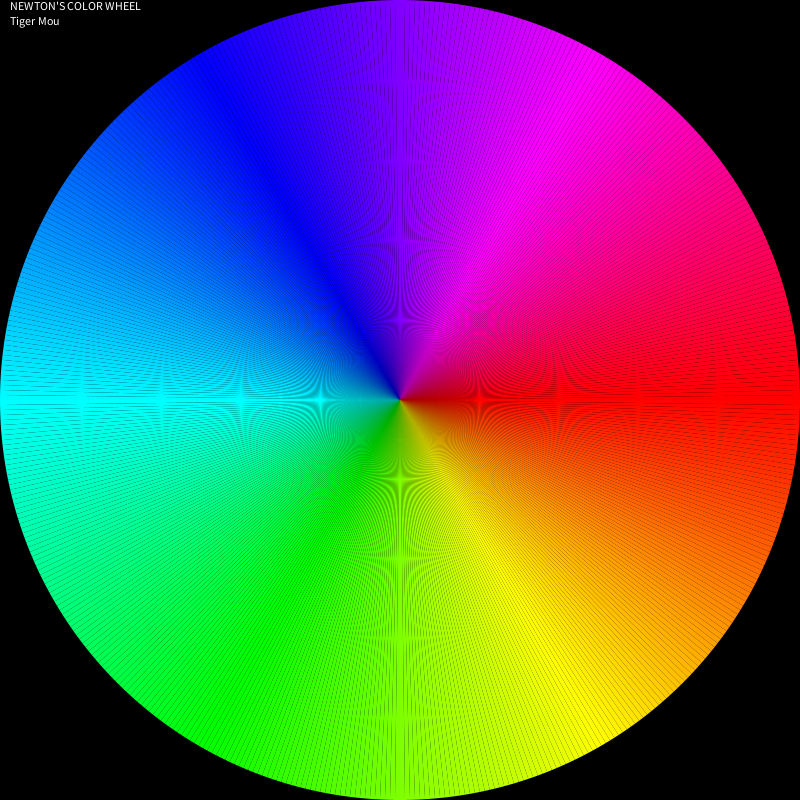
Frame 1 (no input)
Frame 60 (the mouse pressed at the canvas centre just before this capture): identical to frame 1, image omitted
Frame 120 (the mouse held since frame 60 and released just before this capture): identical to frame 1, image omitted

The Processing sketch that drew this single still picture (run headless with seeded random() and noise(); from frame 60 on, the mouse is pressed at the canvas centre):

// Processing sketch: TigerMou_ColorWheel
// ── TigerMou_ColorWheel.pde
/* * *
 * Tiger Mou
 * 3/17/2016
 * Dr. DeGennaro
 * THis program draws a color wheel and spins it. Use the keys 1 and 2 to change the spin speed
 * * */
float spinSpeed = 0;
float currAngle = 0;
float numSections = 500;
void setup(){
  size(800, 800);
  background(0);
  
}

void draw(){
  pushMatrix();
  background(0);
  translate(width/2.0, height/2.0);
  rotate(currAngle);
  currAngle+=spinSpeed;
  noStroke();
  colorMode(RGB);
  
  //for(int pieChunk = 1; pieChunk <= numSections; pieChunk++){
  //    fill(((float)pieChunk/numSections) * 255.0, 255, 255);
  //    if(pieChunk == 1) fill(125,255,0);
  //    if(pieChunk == 2) fill(0,255,0);
  //    if(pieChunk == 3) fill(0,255,125);
  //    if(pieChunk == 4) fill(0,255,255);
  //    if(pieChunk == 5) fill(0,125,255);
  //    if(pieChunk == 6) fill(0,0,255);
  //    if(pieChunk == 7) fill(125,0,255);
  //    if(pieChunk == 8) fill(255,0,255);
  //    if(pieChunk == 9) fill(255,0,125);
  //    if(pieChunk == 10) fill(255,0,0);
  //    if(pieChunk == 11) fill(255,125,0);
  //    if(pieChunk == 12) fill(255,255,0);
  //    arc(0, 0, height, height, (pieChunk-1)/numSections * TWO_PI, pieChunk/numSections*TWO_PI);
    
  //}
  colorMode(HSB);
  for(float pieChunk = 1; pieChunk <= numSections; pieChunk++){
    fill((float)pieChunk/numSections * 255.0,255,255);
    arc(0, 0, height, height, ((float)pieChunk-1.0)/numSections * TWO_PI, (float)pieChunk/numSections*TWO_PI);
  }
  
  popMatrix();
  fill(255);
  text("NEWTON'S COLOR WHEEL", 10, 10);
  text("Tiger Mou", 10, 25);
}

void keyPressed(){
  if(key == '1'){
   spinSpeed -= 0.01;
  }
  if(key == '2'){
   spinSpeed += 0.01;
  }
  if(key == '3'){
    if(numSections >=0) numSections -= 5;
  }
  if(key == '4'){
   numSections += 5;
  }
}
